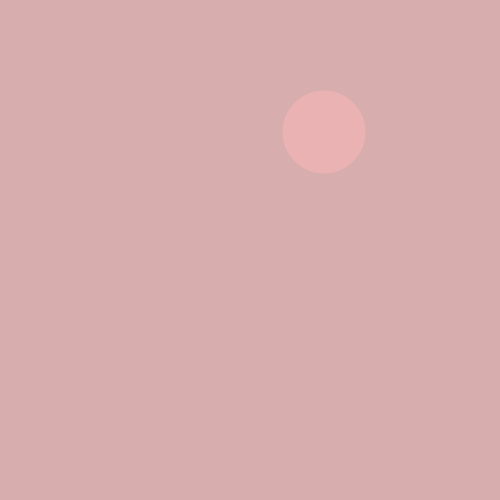
Frame 1 (no input)
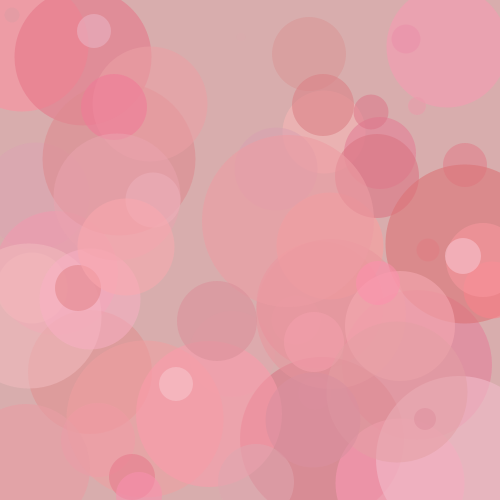
Frame 60 (the mouse pressed at the canvas centre just before this capture)
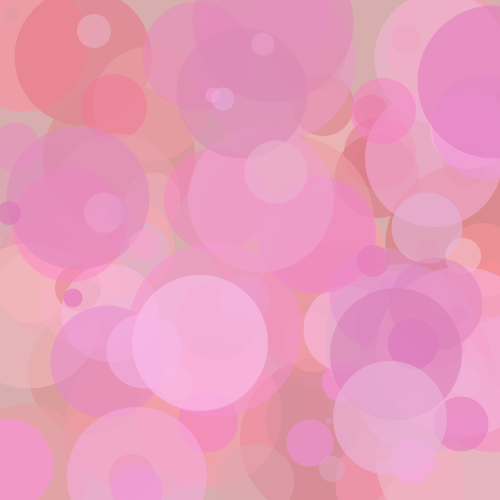
Frame 120 (the mouse held since frame 60 and released just before this capture)

The Processing sketch that drew these frames (run headless with seeded random() and noise(); from frame 60 on, the mouse is pressed at the canvas centre):

// Processing sketch: processing_115219
// ── processing_115219.pde

float x;
float y;
float H;
float S;
float B;
float A;
int c = 360;
int d;
float diameter;



void setup() {
  size(500, 500);
  frameRate(5);

  colorMode(HSB, 360, 100,100,100);
  background(360,20,85);
}

void draw() {

  d = 360-c;
  x = int (random(3, 500));
  y = int (random(3, 500));
  c = 360-d;
  H = random(c-18, c);
  S = random(20, 50);
  B = random(85,100);
  A = random (50, 65);
  diameter = int(random(6, 175));
  fill(H, S, B, A);  
  noStroke();     
  ellipse(x, y, diameter, diameter);
  
}

void mousePressed() {
   if (c> 30); {
    c = c - 30;
    println(c);
    println (H);
   
      if (c <= 30) {
      c = c+d;
      }
          }
   colorMode(HSB, 360,100,100,100);
   background(H, S-10, B-10);
}
